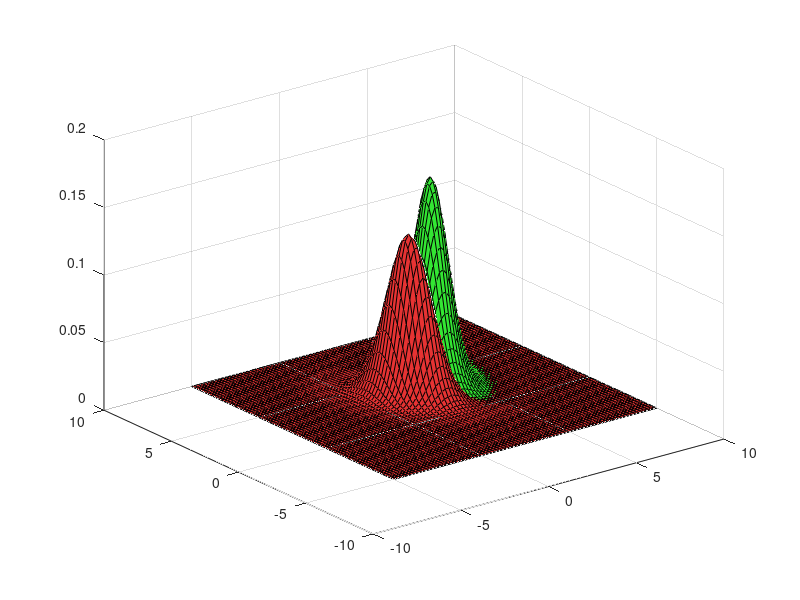

This figure's MATLAB source: (Note: this script raises an error after producing the figure.)
clear all; close all; clc;
%Natural parameters
mu1 = [2; 3];
sigma1 = [2 0.5; 0.5 1];
mu2 = [4; 4];
sigma2 = [1.5 -0.3; -0.3 0.8];

%Gaussians as anonymous functions 
gauss1 = @(x1, x2) exp(-0.5*([x1;x2]-mu1)'*sigma1*([x1;x2]-mu1))/(2*pi*sqrt(det(sigma1)));
gauss2 = @(x1, x2) exp(-0.5*([x1;x2]-mu2)'*sigma2*([x1;x2]-mu2))/(2*pi*sqrt(det(sigma2)));

[x1, x2] = meshgrid(-5:0.2:10); %generate grid
g1 = arrayfun(gauss1, x1, x2); %apply functions to grid points
g2 = arrayfun(gauss2, x1, x2);

figure;
for p1 = [.1, .25, .5, .75, .9]
    p2 = 1 - p1;
    
    surf(x1, x2, g1, 'FaceColor', [0.9 0.2 0.2]);  %plot
    hold on
    surf(x1, x2, g2, 'FaceColor', [0.2 0.9 0.2]);
    
    gdiff = p1 * g1 - p2 * g2; %get difference points
    
    C = contours(x1, x2, gdiff, [0,0]); %get points where contour is zero
    
    %get seperate coordinates of contour
    x1s = C(1, 2:end);
    x2s = C(2, 2:end);
    
    %interporlate contour on gaussian 1
    boundry = interp2(x1, x2, g1, x1s, x2s);
    
    %plot it
    line(x1s, x2s, boundry, 'Color', 'k', 'LineWidth', 2);
end

fprintf("Program paused. Press enter to continue.\n")
pause;
clear all;

%Natural parameters
sigma = [1.2 .4; .4 1.2];
mu1 = [2; 3];
sigma1 = sigma;
mu2 = [4; 4];
sigma2 = sigma;

%Gaussians as anonymous functions 
gauss1 = @(x1, x2) exp(-0.5*([x1;x2]-mu1)'*sigma1*([x1;x2]-mu1))/(2*pi*sqrt(det(sigma1)));
gauss2 = @(x1, x2) exp(-0.5*([x1;x2]-mu2)'*sigma2*([x1;x2]-mu2))/(2*pi*sqrt(det(sigma2)));

[x1, x2] = meshgrid(-5:0.2:10); %generate grid
g1 = arrayfun(gauss1, x1, x2); %apply functions to grid points
g2 = arrayfun(gauss2, x1, x2);

figure;
for p1 = [.1, .25, .5, .75, .9]
    p2 = 1 - p1;
    
    surf(x1, x2, g1, 'FaceColor', [0.9 0.2 0.2]);  %plot
    hold on
    surf(x1, x2, g2, 'FaceColor', [0.2 0.9 0.2]);
    
    gdiff = p1 * g1 - p2 * g2; %get difference points
    
    C = contours(x1, x2, gdiff, [0,0]); %get points where contour is zero
    
    %get seperate coordinates of contour
    x1s = C(1, 2:end);
    x2s = C(2, 2:end);
    
    %interporlate contour on gaussian 1
    boundry = interp2(x1, x2, g1, x1s, x2s);
    
    %plot it
    line(x1s, x2s, boundry, 'Color', 'k', 'LineWidth', 2);
end

saving_figs('C:\Users\harilaos\Desktop\1\SMAP-proj1\exercise1_4\images');
